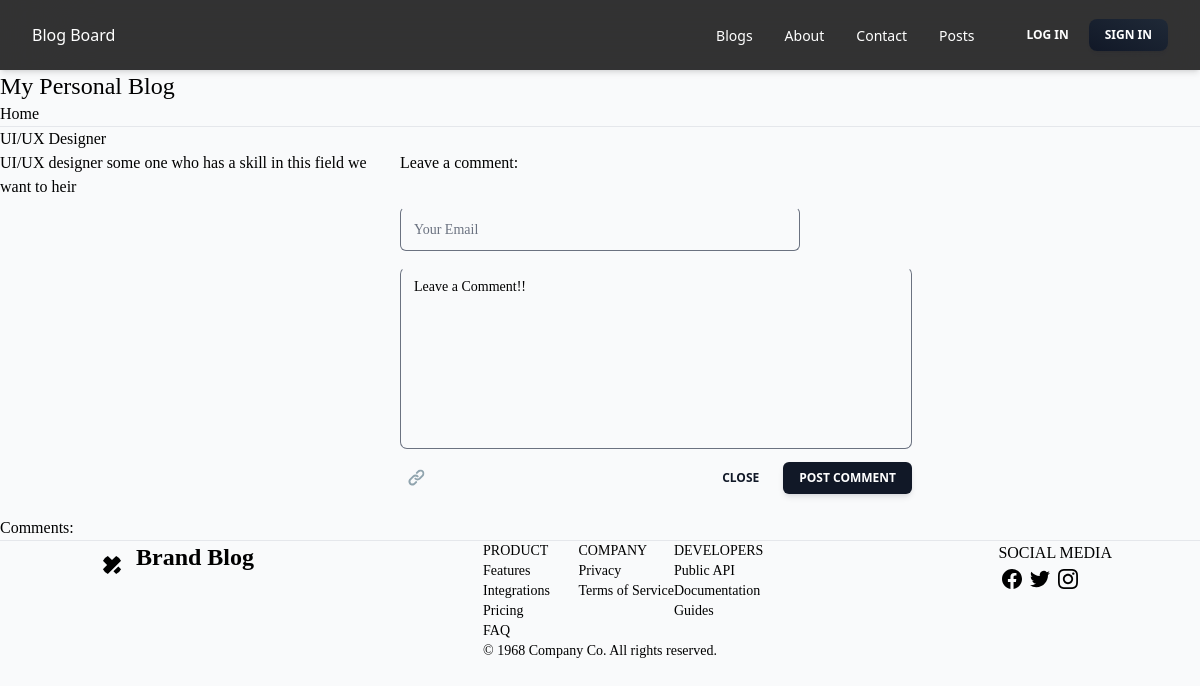
The app's page /post/2/ with its own data.
### blog/models.py (models this page shows, shortened)
class Post(models.Model):
    title = models.CharField(max_length=255)
    body = models.TextField()
    created_on = models.DateTimeField(auto_now_add=True)
    last_modified = models.DateTimeField(auto_now=True)
    categories = models.ManyToManyField("Category", related_name="posts")

### blog/views.py (the view, shortened to what this page needs)
# urls.py: path("post/<int:pk>/", views.blog_detail, name="blog_detail"),
def blog_detail(request, pk):
    post = Post.objects.get(pk=pk)
    form = CommentForm()
    comments = Comment.objects.filter(post=post)
    context = {
        "post": post,
        "comments": comments,
        "form": CommentForm(),
    }
    return render(request, "blog/detail.html", context)

### blog/forms.py
class CommentForm(forms.Form):
    author = forms.CharField(
        max_length=60,
        widget=forms.TextInput(
            attrs={"class": "w-full h-full px-3 py-3 font-sans text-sm font-normal transition-all bg-transparent border rounded-md peer border-blue-gray-200 border-t-transparent text-blue-gray-700 outline outline-0 placeholder-shown:border placeholder-shown:border-blue-gray-200 placeholder-shown:border-t-blue-gray-200 focus:border-2 focus:border-gray-900 focus:border-t-transparent focus:outline-0 disabled:border-0 disabled:bg-blue-gray-50"}
        ),
    )
    body = forms.CharField(
        widget=forms.Textarea(
            attrs={"class": "", 'rows': 8}
        )
    )

### blog/templates/blog/detail.html (shortened to what this page needs)
{% extends "base_blog.html" %}
{% block page_title %}
    <h2>{{ post.title }}</h2>
{% endblock page_title %}
{% block page_content %}
<div class=" grid md:grid-cols-3 lg:grid-cols-2 ">
    <div class="grid-cols-2">
        <p>{{ post.body | linebreaks }}</p>
    </div>
    <div class="grid-cols-2">
        <h3>Leave a comment:</h3>
        <form method="post">
            {% include 'blog/comment_blog.html'%}
        </form>
    </div>
</div>
<div>
    <h3>Comments:</h3>
</div>
{% endblock page_content %}

### records on screen
Post: title "UI/UX Designer", body "UI/UX designer some one who has a skill in this field we want to heir"
